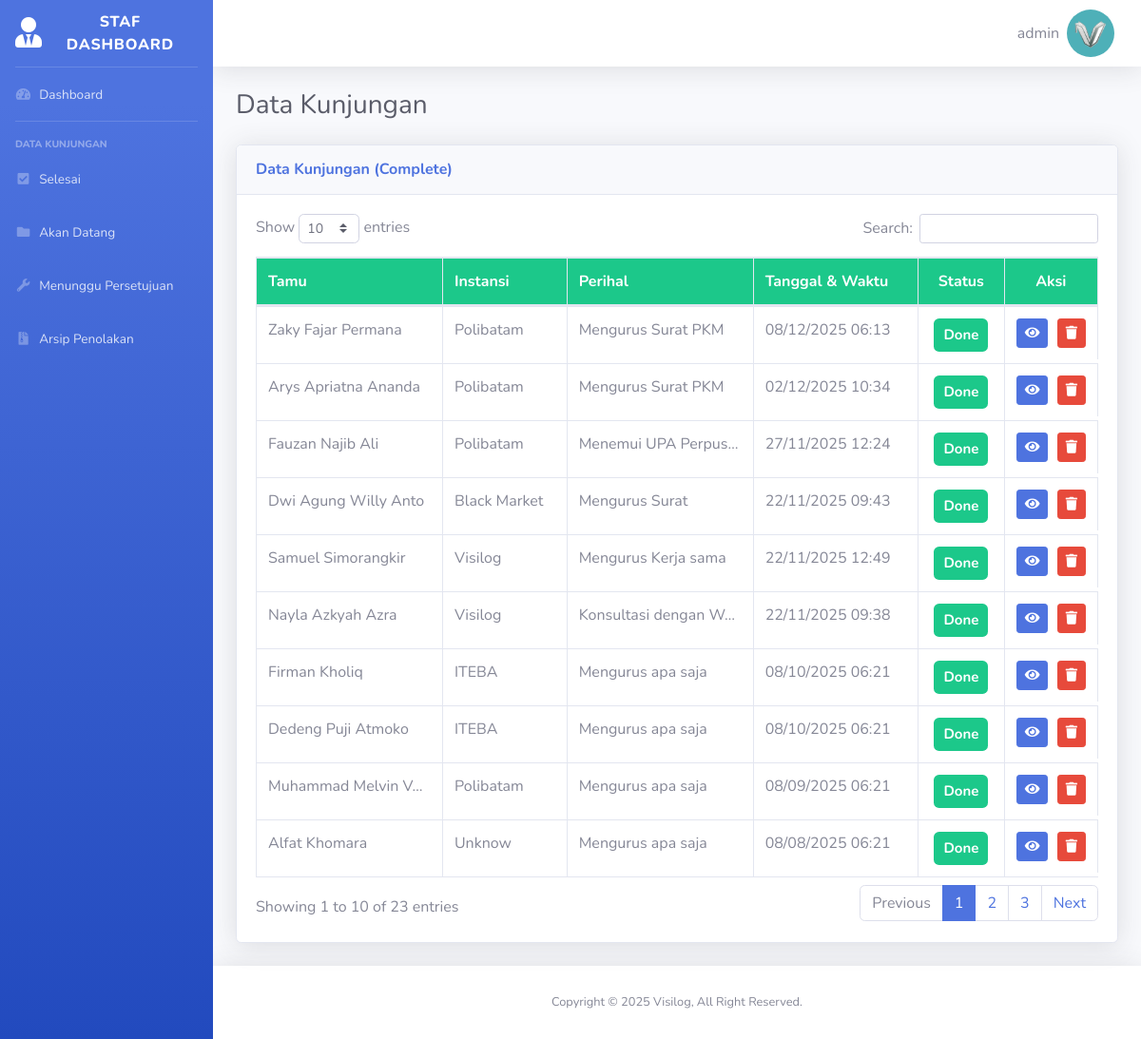
Page /kunjungan_selesai.php (signed in) on the earlier database version.
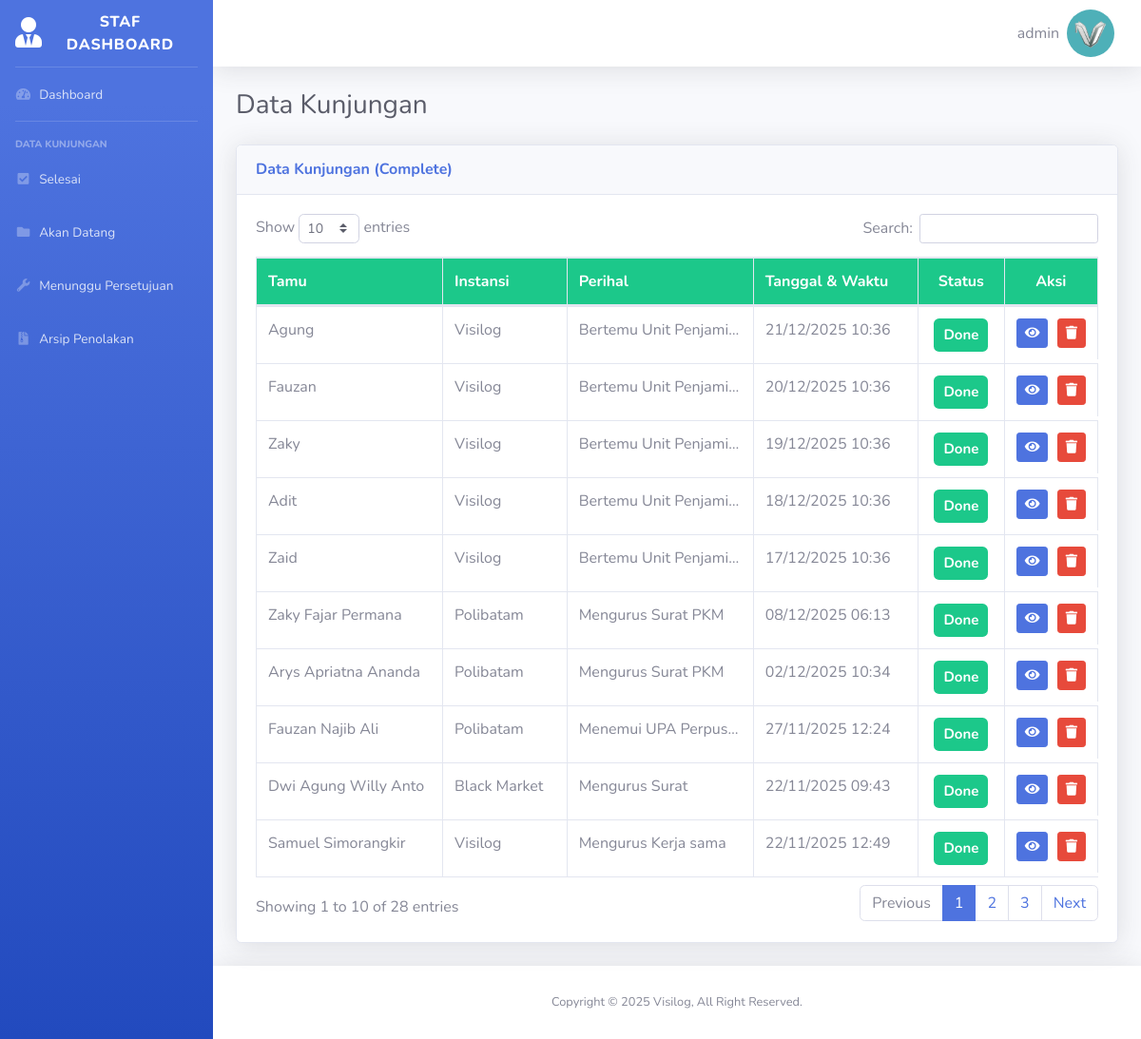
Same page on the later database version.
### tables this page shows
CREATE TABLE `visit_data` (
  `id` int(11) NOT NULL,
  `guest_name` varchar(255) NOT NULL,
  `email` varchar(255) NOT NULL,
  `phone_number` varchar(255) NOT NULL,
  `company_name` varchar(255) NOT NULL,
  `visit_regards` enum('Urusan_surat','Urusan_keuangan','Urusan_umum','Urusan_sarana','Janji_temu_unit','Janji_temu_staf') NOT NULL,
  `visit_desc` varchar(255) NOT NULL,
  `id_unit` int(11) DEFAULT NULL,
  `id_staf` int(11) DEFAULT NULL,
  `visit_date` date NOT NULL,
  `time_in` time NOT NULL,
  `time_out` time NOT NULL,
  `status` enum('Pending','Done','Upcoming','Close','Now','Rejected') NOT NULL
);

### kunjungan_selesai.php (the view, shortened to what this page needs)
<?php include 'dashboard_template/header.php'; ?>
<body class="page-top">
    <div id="wrapper">
        <?php include 'dashboard_template/sidebar.php'; ?>
        <div id="content-wrapper" class="d-flex flex-column">
            <div id="content">
                <?php include 'dashboard_template/topbar.php'; ?>
                <div class="container-fluid">
                    <div class="d-sm-flex align-items-center justify-content-between mb-4">
                        <h1 class="h3 mb-0 text-gray-800">Data Kunjungan</h1>
                    </div>
                    <div class="card shadow mb-4">
                        <div class="card-header py-3">
                            <h6 class="m-0 font-weight-bold text-primary">Data Kunjungan (Complete)</h6>
                        </div>
                        <div class="card-body">
                            <div class="table-responsive">
                                <table class="table table-bordered" id="dataTable" width="100%" cellspacing="0">
                                    <thead class="thead bg-success text-white fw-bold">
                                        <tr>
                                            <th>Tamu</th>
                                            <th>Instansi</th>
                                            <th>Perihal </th>
                                            <th>Tanggal & Waktu</th>
                                            <th class="text-center">Status</th>
                                            <th class="text-center">Aksi</th>
                                        </tr>
                                    </thead>
                                    <tbody>
                                        <?php
                                        $sql = "SELECT * FROM visit_data WHERE `status` = 'Done' ORDER BY visit_date DESC";
                                        $query = mysqli_query($koneksi, $sql);
                                        foreach ($query as $data) {
                                        ?>
                                            <tr>
                                                <td><?= $data['guest_name']; ?></td>
                                                <td><?= $data['company_name']; ?></td>
                                                <td><?= $data['visit_desc']; ?></td>
                                                <td><?= date('d/m/Y', strtotime($data['visit_date'])); ?> <span><?= date('H:i', strtotime($data['time_in'])); ?></span></td>
                                                <td class="text-center">
                                                    <span class="badge badge-success" style="padding: 10px; font-size: 15px;">
                                                        <?= $data['status']; ?>
                                                    </span>
                                                </td>
                                                <td class="d-flex justify-content-between">
                                                    <a href="info.php?id=<?= $data['id'] ?>" class="btn btn-primary btn-sm" title="Info">
                                                        <i class=" fas fa-eye"></i>
                                                    </a>
                                                    <a href="proses_hapus.php?id=<?= $data['id'] ?>&redirect=kunjungan_selesai.php" class="btn btn-danger btn-sm" title="Hapus" onclick="return confirm('Apakah anda yakin ingin menghapus data ini?')">
                                                        <i class="fas fa-trash"></i>
                                                    </a>
                                                </td>
                                            </tr>
                                        <?php } ?>
                                    </tbody>
                                </table>
                            </div>
                        </div>
                    </div>
                </div>
            </div>
            <?php include 'dashboard_template/footer.php'; ?>
</body>

Differences in the rows shown:
no longer on this page (row unchanged): visit_data: guest_name "Nayla Azkyah Azra", company_name "Visilog", visit_desc "Konsultasi dengan W…", visit_date "22/11/2025", time_in "09:38", status "Done"
no longer on this page (row unchanged): visit_data: guest_name "Firman Kholiq", company_name "ITEBA", visit_desc "Mengurus apa saja", visit_date "08/10/2025", time_in "06:21", status "Done"
no longer on this page (row unchanged): visit_data: guest_name "Dedeng Puji Atmoko", company_name "ITEBA", visit_desc "Mengurus apa saja", visit_date "08/10/2025", time_in "06:21", status "Done"
no longer on this page (row unchanged): visit_data: guest_name "Muhammad Melvin V…", company_name "Polibatam", visit_desc "Mengurus apa saja", visit_date "08/09/2025", time_in "06:21", status "Done"
no longer on this page (row unchanged): visit_data: guest_name "Alfat Khomara", company_name "Unknow", visit_desc "Mengurus apa saja", visit_date "08/08/2025", time_in "06:21", status "Done"
now on this page (row edited): visit_data: guest_name "Agung", company_name "Visilog", visit_desc "Bertemu Unit Penjami…", visit_date "21/12/2025", time_in "10:36", status "Done"
now on this page (row edited): visit_data: guest_name "Fauzan", company_name "Visilog", visit_desc "Bertemu Unit Penjami…", visit_date "20/12/2025", time_in "10:36", status "Done"
now on this page (row edited): visit_data: guest_name "Zaky", company_name "Visilog", visit_desc "Bertemu Unit Penjami…", visit_date "19/12/2025", time_in "10:36", status "Done"
now on this page (row edited): visit_data: guest_name "Adit", company_name "Visilog", visit_desc "Bertemu Unit Penjami…", visit_date "18/12/2025", time_in "10:36", status "Done"
now on this page (row edited): visit_data: guest_name "Zaid", company_name "Visilog", visit_desc "Bertemu Unit Penjami…", visit_date "17/12/2025", time_in "10:36", status "Done"
Other differences:
text written by a page script: "Show entries Search: Showing 1 to 10 of 23 entries Previous 1 2 3 Next" → "Show entries Search: Showing 1 to 10 of 28 entries Previous 1 2 3 Next"
